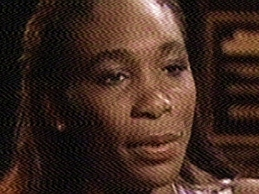
#> input picture images_deber_lab7/deber#1_ruido_periodico.jpg, 259 x 194 px
$ python d1.py
#> lines starting #> are read from the running program, lines starting #| are printed output that depends on the picture
import cv2
import numpy as np
from matplotlib import pyplot as plt


def inputImg():
    while True:
        ruta = input("\n\tIngrese ruta de la imagen: ")
#> the answer given: images_deber_lab7/deber#1_ruido_periodico.jpg
        img = cv2.imread(ruta, 0)
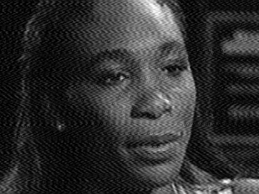
#> img: shape (194, 259); min 0, max 254, mean 47.4

        if img is not None:
            return img
        else:
            print("\n\tNo se pudo abrir la imagen.\n")


# ==========================
# VARIABLES GLOBALES
# ==========================

points = []
spec_img = None


# ==========================
# EVENTO DEL MOUSE
# ==========================

def mouse_click(event, x, y, flags, param):

    global points, spec_img

    if event == cv2.EVENT_LBUTTONDOWN:

        # Solo aceptar dos clics
        if len(points) >= 2:
            return

        points.append((x, y))

        # Dibujar una línea vertical
        cv2.line(spec_img,
                 (x, 0),
                 (x, spec_img.shape[0]),
                 255,
                 1)

        # Dibujar el punto
        cv2.circle(spec_img,
                   (x, y),
                   5,
                   255,
                   -1)

        cv2.imshow("Espectro", spec_img)


# ==========================
# PROGRAMA PRINCIPAL
# ==========================

while True:

    print("\n\n************************************************************")
    print("\n\t\tPROCESAMIENTO DIGITAL DE IMÁGENES")
    print("\n\t\t    TRANSFORMADA DE FOURIER")
    print("\n************************************************************")

    img = inputImg()

    cv2.imshow("Imagen Original", img)
    cv2.waitKey(0)

    img_float32 = np.float32(img)

    # ==========================
    # DFT
    # ==========================

    dft = cv2.dft(img_float32, flags=cv2.DFT_COMPLEX_OUTPUT)

    dft_shift = np.fft.fftshift(dft)

    magnitude = cv2.magnitude(dft_shift[:, :, 0],
                              dft_shift[:, :, 1])

    magnitude_spectrum = 20 * np.log(magnitude + 1)
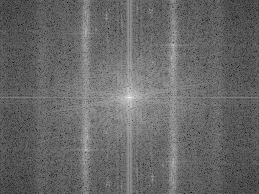
#> magnitude_spectrum: shape (194, 259) float32; min 32.42, max 293.7, mean 139.1; drawn with min black and max white

    # ==========================
    # ESPECTRO PARA SELECCIONAR
    # ==========================

    spec = cv2.normalize(magnitude_spectrum,
                         None,
                         0,
                         255,
                         cv2.NORM_MINMAX)

    spec = np.uint8(spec)

    spec_img = spec.copy()

    points = []

    cv2.imshow("Espectro", spec_img)

    cv2.setMouseCallback("Espectro", mouse_click)

    print("\nSeleccione las DOS bandas de ruido.")
    print("Después presione cualquier tecla.")

    cv2.waitKey(0)

    cv2.destroyWindow("Espectro")

    # ==========================
    # CREAR MÁSCARA
    # ==========================

    rows, cols = img.shape
#> rows = 194; cols = 259

    crow = rows // 2
#> crow = 97
    ccol = cols // 2
#> ccol = 129

    mask = np.ones((rows, cols, 2), np.uint8)

    ancho = 4

    for (x, y) in points:

        x1 = max(0, x - ancho)
        x2 = min(cols, x + ancho)

        mask[:, x1:x2] = 0

    # Mantener la frecuencia DC
    mask[crow-8:crow+8,
         ccol-8:ccol+8] = 1

    # ==========================
    # ESPECTRO FILTRADO
    # ==========================

    fshift = dft_shift * mask

    magnitude_filtered = cv2.magnitude(fshift[:, :, 0],
                                       fshift[:, :, 1])

    magnitude_filtered = 20 * np.log(magnitude_filtered + 1)

    # ==========================
    # TRANSFORMADA INVERSA
    # ==========================

    f_ishift = np.fft.ifftshift(fshift)

    img_back = cv2.idft(f_ishift)

    img_back = cv2.magnitude(img_back[:, :, 0],
                             img_back[:, :, 1])

    img_back = cv2.normalize(img_back,
                             None,
                             0,
                             255,
                             cv2.NORM_MINMAX)

    img_back = np.uint8(img_back)

    # ==========================
    # ESPECTRO DE LA IMAGEN RESTAURADA
    # ==========================

    img_back_float = np.float32(img_back)

    dft_restored = cv2.dft(img_back_float, flags=cv2.DFT_COMPLEX_OUTPUT)

    dft_restored_shift = np.fft.fftshift(dft_restored)

    magnitude_restored = cv2.magnitude(
        dft_restored_shift[:, :, 0],
        dft_restored_shift[:, :, 1]
    )

    magnitude_restored = 20 * np.log(magnitude_restored + 1)

    # ==========================
    # RESULTADOS
    # ==========================

    plt.figure(figsize=(12,8))

    plt.subplot(231)
    plt.imshow(img, cmap='gray')
    plt.title("Imagen Original")
    plt.axis("off")

    plt.subplot(232)
    plt.imshow(magnitude_spectrum, cmap='gray')
    plt.title("Espectro")
    plt.axis("off")

    plt.subplot(233)
    plt.imshow(mask[:, :, 0], cmap='gray')
    plt.title("Máscara")
    plt.axis("off")

    plt.subplot(234)
    plt.imshow(magnitude_filtered, cmap='gray')
    plt.title("Espectro Filtrado")
    plt.axis("off")

    plt.subplot(235)
    plt.imshow(img_back, cmap='gray')
    plt.title("Imagen Restaurada")
    plt.axis("off")

    plt.subplot(236)
    plt.imshow(magnitude_restored, cmap='gray')
    plt.title("Espectro Restaurado")
    plt.axis("off")

    plt.tight_layout()
    plt.show()
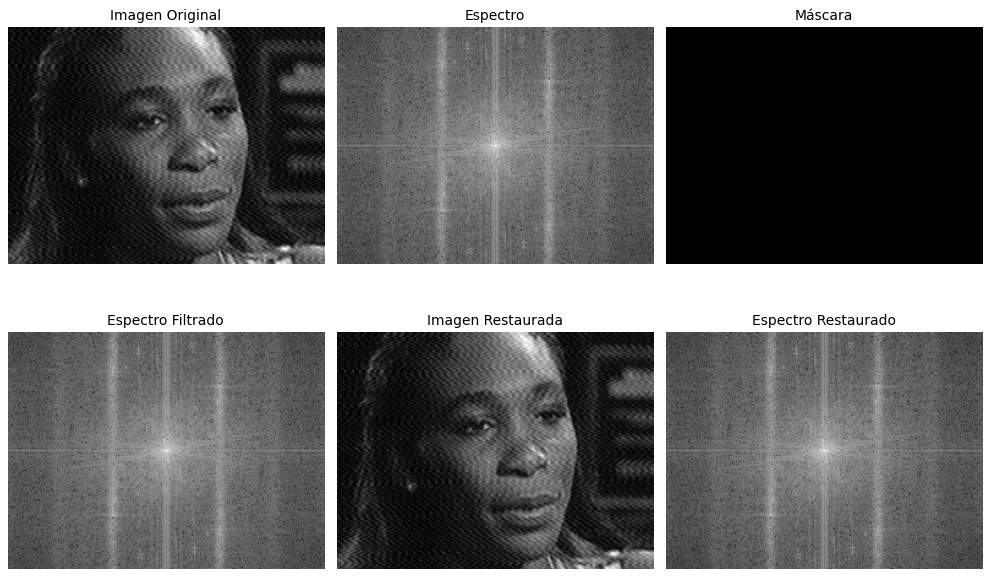
#> figure drawn by matplotlib, 6 panels

    op = input("\n¿Procesar otra imagen? (s/n): ")
#> the answer given: images_deber_lab7/deber#1_ruido_periodico.jpg

    if op.lower() != "s":
        break

cv2.destroyAllWindows()

 # images_deber_lab7/deber#1_ruido_periodico.jpg

$ run again, with images_deber_lab7/deber#2_img_original.png saved as images_deber_lab7/deber#1_ruido_periodico.jpg
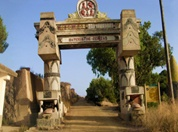
#> input picture images_deber_lab7/deber#2_img_original.png, 178 x 132 px
#> in inputImg, `img = cv2.imread(ruta, 0)`:
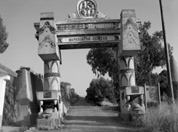
#> img: shape (132, 178); min 0, max 255, mean 114.6
#> `magnitude_spectrum = 20 * np.log(magnitude + 1)`:
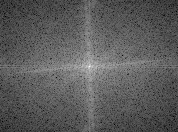
#> magnitude_spectrum: shape (132, 178) float32; min 62.21, max 296.1, mean 146.3; drawn with min black and max white
